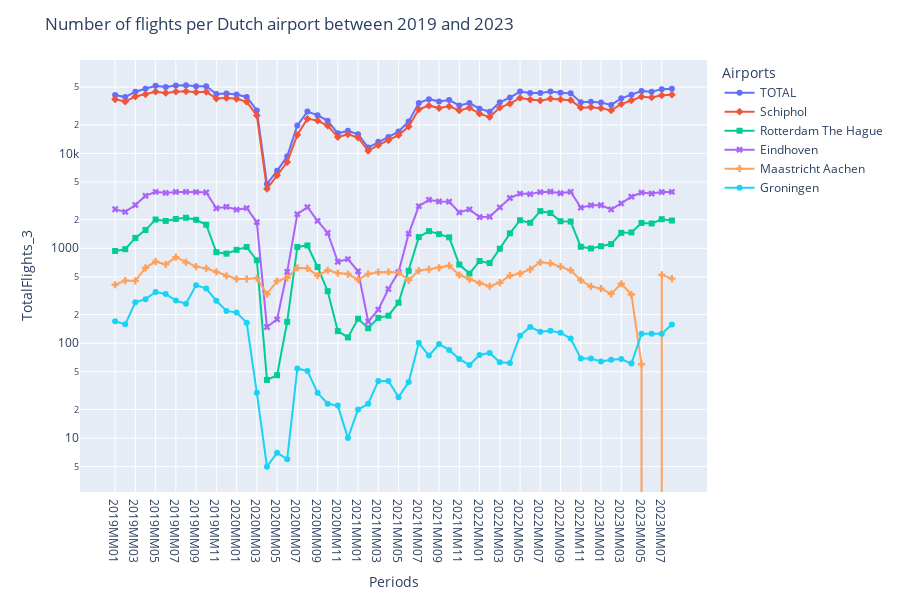

The cell this chart's notebook holds for it:
### Code cell
data_total = data.loc[data['Periods'].str.contains('2019MM|2020MM|2021MM|2022MM|2023MM', case=False, regex=True)]

print(f'Dataframe shape: {data_total.shape}')

figtotal = px.line(data_total, 
                x = "Periods", 
                y = "TotalFlights_3",
                color = "Airports",
                symbol = "Airports",
                log_y=True
                )

figtotal.update_layout(
                title={'text': 'Number of flights per Dutch airport between 2019 and 2023'},
                height=600,
                # showlegend=False
                )

figtotal.show()

### Figure 1 — Plotly figure (JSON) as saved in the notebook; plotly's stock layout.template omitted (floating-point values rounded to 4 significant figures)
{"data": [{"hovertemplate": "Airports=TOTAL<br>Periods=%{x}<br>TotalFlights_3=%{y}<extra></extra>", "legendgroup": "TOTAL", "line": {"color": "#636efa", "dash": "solid"}, "marker": {"symbol": "circle"}, "mode": "markers+lines", "name": "TOTAL", "orientation": "v", "showlegend": true, "type": "scatter", "x": ["2019MM01", "2019MM02", "2019MM03", "2019MM04", "2019MM05", "2019MM06", "2019MM07", "2019MM08", "2019MM09", "2019MM10", "2019MM11", "2019MM12", "2020MM01", "2020MM02", "2020MM03", "2020MM04", "2020MM05", "2020MM06", "2020MM07", "2020MM08", "2020MM09", "2020MM10", "2020MM11", "2020MM12", "2021MM01", "2021MM02", "2021MM03", "2021MM04", "2021MM05", "2021MM06", "2021MM07", "2021MM08", "2021MM09", "2021MM10", "2021MM11", "2021MM12", "2022MM01", "2022MM02", "2022MM03", "2022MM04", "2022MM05", "2022MM06", "2022MM07", "2022MM08", "2022MM09", "2022MM10", "2022MM11", "2022MM12", "2023MM01", "2023MM02", "2023MM03", "2023MM04", "2023MM05", "2023MM06", "2023MM07", "2023MM08"], "xaxis": "x", "y": [41285, 39204, 44649, 47934, 51719, 50135, 51786, 52127, 51091, 51135, 42195, 42771, 41768, 39299, 28306, 4759, 6556, 9336, 19701, 27575, 25290, 22028, 16283, 17325, 15907, 11528, 13228, 14891, 16987, 21701, 33916, 37282, 35262, 36465, 32026, 33869, 29604, 27456, 34568, 38824, 44823, 43248, 43218, 44862, 43523, 42909, 34597, 34968, 34322, 32416, 38044, 41609, 45469, 44638, 47556, 48111], "yaxis": "y"}, {"hovertemplate": "Airports=Schiphol<br>Periods=%{x}<br>TotalFlights_3=%{y}<extra></extra>", "legendgroup": "Schiphol", "line": {"color": "#EF553B", "dash": "solid"}, "marker": {"symbol": "diamond"}, "mode": "markers+lines", "name": "Schiphol", "orientation": "v", "showlegend": true, "type": "scatter", "x": ["2019MM01", "2019MM02", "2019MM03", "2019MM04", "2019MM05", "2019MM06", "2019MM07", "2019MM08", "2019MM09", "2019MM10", "2019MM11", "2019MM12", "2020MM01", "2020MM02", "2020MM03", "2020MM04", "2020MM05", "2020MM06", "2020MM07", "2020MM08", "2020MM09", "2020MM10", "2020MM11", "2020MM12", "2021MM01", "2021MM02", "2021MM03", "2021MM04", "2021MM05", "2021MM06", "2021MM07", "2021MM08", "2021MM09", "2021MM10", "2021MM11", "2021MM12", "2022MM01", "2022MM02", "2022MM03", "2022MM04", "2022MM05", "2022MM06", "2022MM07", "2022MM08", "2022MM09", "2022MM10", "2022MM11", "2022MM12", "2023MM01", "2023MM02", "2023MM03", "2023MM04", "2023MM05", "2023MM06", "2023MM07", "2023MM08"], "xaxis": "x", "y": [37185, 35195, 39785, 41892, 44706, 43348, 44736, 45122, 44131, 44502, 37800, 38425, 37567, 34979, 25155, 4236, 5873, 8108, 15702, 23125, 22162, 19614, 14858, 15896, 14666, 10655, 12217, 13720, 15576, 19195, 29141, 31847, 30019, 31324, 28371, 30225, 26231, 24129, 30382, 33421, 38419, 36919, 36000, 37730, 37027, 36361, 30348, 30669, 29987, 28345, 33128, 36258, 39568, 38912, 40965, 41584], "yaxis": "y"}, {"hovertemplate": "Airports=Rotterdam The Hague<br>Periods=%{x}<br>TotalFlights_3=%{y}<extra></extra>", "legendgroup": "Rotterdam The Hague", "line": {"color": "#00cc96", "dash": "solid"}, "marker": {"symbol": "square"}, "mode": "markers+lines", "name": "Rotterdam The Hague", "orientation": "v", "showlegend": true, "type": "scatter", "x": ["2019MM01", "2019MM02", "2019MM03", "2019MM04", "2019MM05", "2019MM06", "2019MM07", "2019MM08", "2019MM09", "2019MM10", "2019MM11", "2019MM12", "2020MM01", "2020MM02", "2020MM03", "2020MM04", "2020MM05", "2020MM06", "2020MM07", "2020MM08", "2020MM09", "2020MM10", "2020MM11", "2020MM12", "2021MM01", "2021MM02", "2021MM03", "2021MM04", "2021MM05", "2021MM06", "2021MM07", "2021MM08", "2021MM09", "2021MM10", "2021MM11", "2021MM12", "2022MM01", "2022MM02", "2022MM03", "2022MM04", "2022MM05", "2022MM06", "2022MM07", "2022MM08", "2022MM09", "2022MM10", "2022MM11", "2022MM12", "2023MM01", "2023MM02", "2023MM03", "2023MM04", "2023MM05", "2023MM06", "2023MM07", "2023MM08"], "xaxis": "x", "y": [938, 978, 1286, 1556, 2011, 1943, 2039, 2099, 1997, 1771, 910, 878, 963, 1031, 748, 41, 46, 168, 1032, 1071, 635, 353, 134, 115, 181, 144, 185, 195, 267, 579, 1312, 1516, 1410, 1303, 674, 541, 734, 699, 989, 1437, 1974, 1858, 2465, 2353, 1927, 1914, 1037, 996, 1052, 1108, 1455, 1469, 1851, 1826, 2025, 1962], "yaxis": "y"}, {"hovertemplate": "Airports=Eindhoven<br>Periods=%{x}<br>TotalFlights_3=%{y}<extra></extra>", "legendgroup": "Eindhoven", "line": {"color": "#ab63fa", "dash": "solid"}, "marker": {"symbol": "x"}, "mode": "markers+lines", "name": "Eindhoven", "orientation": "v", "showlegend": true, "type": "scatter", "x": ["2019MM01", "2019MM02", "2019MM03", "2019MM04", "2019MM05", "2019MM06", "2019MM07", "2019MM08", "2019MM09", "2019MM10", "2019MM11", "2019MM12", "2020MM01", "2020MM02", "2020MM03", "2020MM04", "2020MM05", "2020MM06", "2020MM07", "2020MM08", "2020MM09", "2020MM10", "2020MM11", "2020MM12", "2021MM01", "2021MM02", "2021MM03", "2021MM04", "2021MM05", "2021MM06", "2021MM07", "2021MM08", "2021MM09", "2021MM10", "2021MM11", "2021MM12", "2022MM01", "2022MM02", "2022MM03", "2022MM04", "2022MM05", "2022MM06", "2022MM07", "2022MM08", "2022MM09", "2022MM10", "2022MM11", "2022MM12", "2023MM01", "2023MM02", "2023MM03", "2023MM04", "2023MM05", "2023MM06", "2023MM07", "2023MM08"], "xaxis": "x", "y": [2579, 2417, 2854, 3573, 3933, 3836, 3922, 3933, 3913, 3870, 2641, 2738, 2554, 2649, 1888, 148, 178, 565, 2292, 2713, 1947, 1451, 721, 769, 572, 169, 226, 373, 562, 1428, 2779, 3245, 3112, 3097, 2390, 2571, 2133, 2151, 2700, 3390, 3768, 3724, 3909, 3948, 3800, 3935, 2683, 2838, 2843, 2565, 2970, 3495, 3864, 3774, 3915, 3929], "yaxis": "y"}, {"hovertemplate": "Airports=Maastricht Aachen<br>Periods=%{x}<br>TotalFlights_3=%{y}<extra></extra>", "legendgroup": "Maastricht Aachen", "line": {"color": "#FFA15A", "dash": "solid"}, "marker": {"symbol": "cross"}, "mode": "markers+lines", "name": "Maastricht Aachen", "orientation": "v", "showlegend": true, "type": "scatter", "x": ["2019MM01", "2019MM02", "2019MM03", "2019MM04", "2019MM05", "2019MM06", "2019MM07", "2019MM08", "2019MM09", "2019MM10", "2019MM11", "2019MM12", "2020MM01", "2020MM02", "2020MM03", "2020MM04", "2020MM05", "2020MM06", "2020MM07", "2020MM08", "2020MM09", "2020MM10", "2020MM11", "2020MM12", "2021MM01", "2021MM02", "2021MM03", "2021MM04", "2021MM05", "2021MM06", "2021MM07", "2021MM08", "2021MM09", "2021MM10", "2021MM11", "2021MM12", "2022MM01", "2022MM02", "2022MM03", "2022MM04", "2022MM05", "2022MM06", "2022MM07", "2022MM08", "2022MM09", "2022MM10", "2022MM11", "2022MM12", "2023MM01", "2023MM02", "2023MM03", "2023MM04", "2023MM05", "2023MM06", "2023MM07", "2023MM08"], "xaxis": "x", "y": [413, 456, 454, 622, 723, 678, 808, 713, 641, 616, 564, 511, 474, 476, 485, 329, 452, 489, 621, 615, 516, 587, 548, 535, 468, 537, 560, 563, 555, 460, 583, 600, 623, 656, 523, 473, 431, 398, 434, 514, 542, 599, 712, 696, 640, 587, 460, 396, 376, 331, 423, 326, 60, 0, 525, 479], "yaxis": "y"}, {"hovertemplate": "Airports=Groningen<br>Periods=%{x}<br>TotalFlights_3=%{y}<extra></extra>", "legendgroup": "Groningen", "line": {"color": "#19d3f3", "dash": "solid"}, "marker": {"symbol": "circle"}, "mode": "markers+lines", "name": "Groningen", "orientation": "v", "showlegend": true, "type": "scatter", "x": ["2019MM01", "2019MM02", "2019MM03", "2019MM04", "2019MM05", "2019MM06", "2019MM07", "2019MM08", "2019MM09", "2019MM10", "2019MM11", "2019MM12", "2020MM01", "2020MM02", "2020MM03", "2020MM04", "2020MM05", "2020MM06", "2020MM07", "2020MM08", "2020MM09", "2020MM10", "2020MM11", "2020MM12", "2021MM01", "2021MM02", "2021MM03", "2021MM04", "2021MM05", "2021MM06", "2021MM07", "2021MM08", "2021MM09", "2021MM10", "2021MM11", "2021MM12", "2022MM01", "2022MM02", "2022MM03", "2022MM04", "2022MM05", "2022MM06", "2022MM07", "2022MM08", "2022MM09", "2022MM10", "2022MM11", "2022MM12", "2023MM01", "2023MM02", "2023MM03", "2023MM04", "2023MM05", "2023MM06", "2023MM07", "2023MM08"], "xaxis": "x", "y": [170, 158, 270, 291, 346, 330, 281, 260, 409, 376, 280, 219, 210, 164, 30, 5, 7, 6, 54, 51, 30, 23, 22, 10, 20, 23, 40, 40, 27, 39, 101, 74, 98, 85, 68, 59, 75, 79, 63, 62, 120, 148, 132, 135, 129, 112, 69, 69, 64, 67, 68, 61, 126, 126, 126, 157], "yaxis": "y"}], "layout": {"height": 600, "legend": {"title": {"text": "Airports"}, "tracegroupgap": 0}, "margin": {"t": 60}, "title": {"text": "Number of flights per Dutch airport between 2019 and 2023"}, "xaxis": {"anchor": "y", "domain": [0, 1], "title": {"text": "Periods"}}, "yaxis": {"anchor": "x", "domain": [0, 1], "title": {"text": "TotalFlights_3"}, "type": "log"}}}
